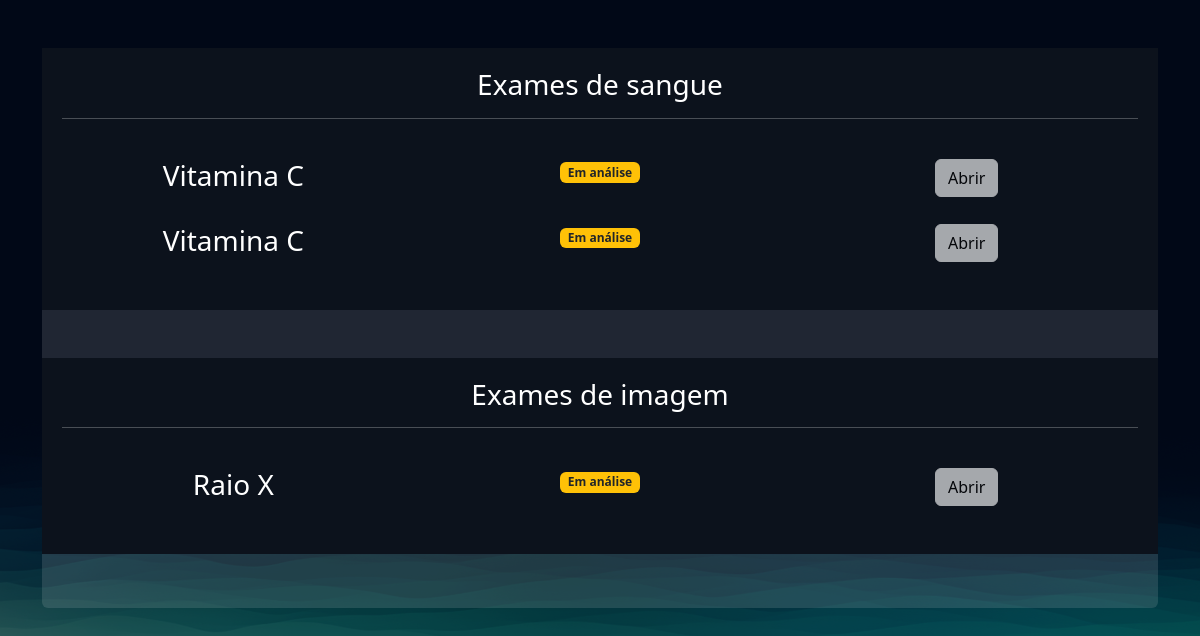
Page /exams/manage_exams/ (signed in) on the earlier database version.
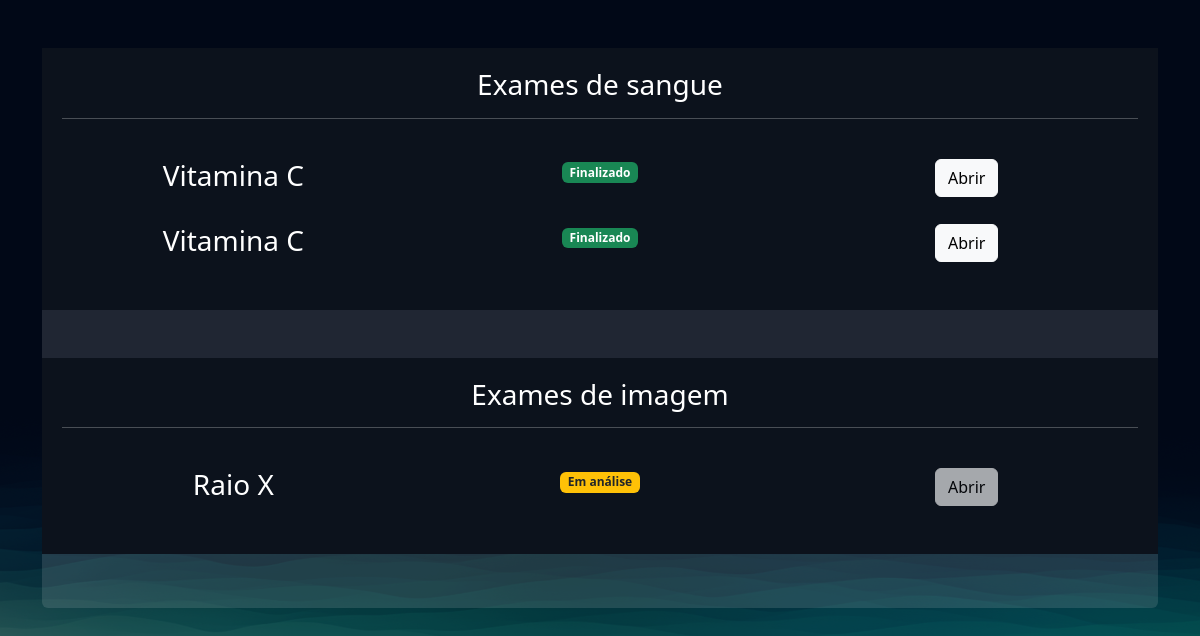
Same page on the later database version.
### exams/models.py (models this page shows, shortened)
class MedicalTestInquiries(models.Model):
    choice_status = (
        ('E', 'Em análise'),
        ('F', 'Finalizado')
    )
    user = models.ForeignKey(User, on_delete=models.DO_NOTHING)
    exam = models.ForeignKey(TypesExams, on_delete=models.DO_NOTHING)
    status = models.CharField(max_length=2, choices=choice_status)
    result = models.FileField(upload_to="results", null=True, blank=True)
    requires_password = models.BooleanField(default=False)
    password = models.CharField(max_length=16, null=True, blank=True)
    def badge_template(self):
        if self.status == "E":
            classes = 'bg-warning text-dark'
            text = "Em análise"
        elif self.status == "F":
            classes = 'bg-success'
            text = "Finalizado"
        return mark_safe(f'<span class= "badge {classes}">{text}</span>')

class TypesExams(models.Model):
    name = models.CharField(max_length=50)
    type_exam_choices = (
        ('I', 'Exame de imagem'),
        ('S', 'Exame de sangue'),
    )
    type_exam = models.CharField(max_length=1, choices=type_exam_choices)
    price = models.FloatField()
    available = models.BooleanField(default=True)
    start_time = models.IntegerField()
    end_time = models.IntegerField()

### exams/views.py (the view)
# urls.py: path('manage_exams/', views.manage_exams, name="manage_exams"),
@login_required
def manage_exams(request):
    exams = MedicalTestInquiries.objects.filter(user=request.user)
    return render(request, 'manage_exams.html', {'exams': exams})

### exams/templates/manage_exams.html (shortened to what this page needs)
{% extends "bases/base.html" %}
{% load static %}
{% block 'head' %}
    <link href="{% static 'exams/css/exams.css' %}" rel="stylesheet">
    <link href="{% static 'exams/css/manage_exams.css' %}" rel="stylesheet">
    <link href="{% static 'exams/css/manage_order.css' %}" rel="stylesheet">
{% endblock 'head' %}
{% block 'content' %}
    <br>
    <br>
    <div class="container">
        <div class="card card-view">
            <div class="sub-card">
                <h3>Exames de sangue</h3>
                <hr>
                <br>
                {% for exam in exams  %}
                    {% if  exam.exam.type_exam == 'S'%}
                        <div class="row">
                            <div class="col-md"><h3>{{exam.exam.name}}</h3></div>
                            <div class="col-md">{{exam.badge_template}}</div>
                            <div class="col-md">
                                {% if exam.status == 'F' %}
                                    <a href="{% url "allow_opening_exam" exam.id %}" class="btn btn-light">Abrir</a>
                                {% else %}
                                    <a href="#" class="btn btn-light disabled">Abrir</a>
                                {% endif %}
                            </div>
                        </div>
                        <br>
                    {% endif %}
                {% endfor %}
            </div>
            <br>
            <br>
            <div class="sub-card">
                <h3>Exames de imagem</h3>
                <hr>
                <br>
                {% for exam in exams  %}
                    {% if  exam.exam.type_exam == 'I'%}
                        <div class="row">
                            <div class="col-md"><h3>{{exam.exam.name}}</h3></div>
                            <div class="col-md">{{exam.badge_template}}</div>
                            <div class="col-md">
                                {% if exam.status == 'F' %}
                                    <a href="{% url "allow_opening_exam" exam.id %}" class="btn btn-light">Abrir</a>
                                {% else %}
                                    <a href="#" class="btn btn-light disabled">Abrir</a>
                                {% endif %}
                            </div>
                        </div>
                        <br>
                    {% endif %}
                {% endfor %}
            </div>
        </div>
    </div>
{% endblock 'content' %}

### templates/bases/base.html (shortened to what this page needs)
{% load static %}
<!DOCTYPE html>
<html lang="pt-br">
<head>
    <link href="https://cdn.jsdelivr.net/npm/bootstrap@5.3.1/dist/css/bootstrap.min.css" rel="stylesheet">
    <link href="{% static 'geral/css/base.css' %}" rel="stylesheet">
    {% block 'head' %}{% endblock 'head' %}
</head>
<body>
    {% block 'content' %}{% endblock 'content' %}
</body>
</html>

### templates/static/geral/css/base.css (style rules this page uses)
:root { --main-color: #151C34; --dark-color: #0C121C ; --light-color: #6DE6EE; --contrast-color: #f4c96b; --differential-color: #066668; }
* { color: white }

### templates/static/exams/css/exams.css (style rules this page uses)
body { background-image: url('/static/users/img/bg2.png'); background-size: cover; }
.card { background-color: rgba(217, 217, 217, .14); color: white; padding: 15px; }

### templates/static/exams/css/manage_exams.css (style rules this page uses)
.sub-card { background-color: var(--dark-color); padding: 20px; }

### templates/static/exams/css/manage_order.css (style rules this page uses)
.card-view { text-align: center; padding: 0; border: none; height: 70vh; }

Differences in the rows shown:
changed MedicalTestInquiries (number 1 of 3 on the later page): status "E" → "F" (drawn); badge_template "Em análise" → "Finalizado"
changed MedicalTestInquiries (number 2 of 3 on the later page): status "E" → "F" (drawn); badge_template "Em análise" → "Finalizado"
